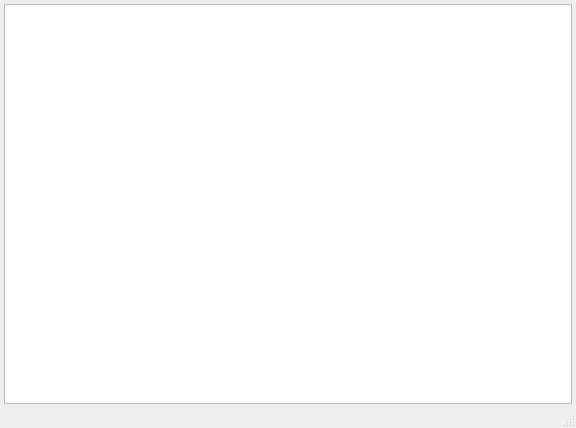
<?xml version="1.0" encoding="UTF-8"?>
<ui version="4.0">
 <class>MainWindow</class>
 <widget class="QMainWindow" name="MainWindow">
  <property name="geometry">
   <rect>
    <x>0</x>
    <y>0</y>
    <width>576</width>
    <height>428</height>
   </rect>
  </property>
  <property name="windowTitle">
   <string>MainWindow</string>
  </property>
  <widget class="QWidget" name="centralwidget">
   <layout class="QVBoxLayout" name="verticalLayout">
    <property name="leftMargin">
     <number>4</number>
    </property>
    <property name="topMargin">
     <number>4</number>
    </property>
    <property name="rightMargin">
     <number>4</number>
    </property>
    <property name="bottomMargin">
     <number>2</number>
    </property>
    <item>
     <widget class="QGraphicsView" name="graphicsView"/>
    </item>
   </layout>
  </widget>
  <widget class="QMenuBar" name="menubar">
   <property name="geometry">
    <rect>
     <x>0</x>
     <y>0</y>
     <width>576</width>
     <height>22</height>
    </rect>
   </property>
  </widget>
  <widget class="QStatusBar" name="statusbar"/>
 </widget>
 <resources/>
 <connections/>
</ui>
